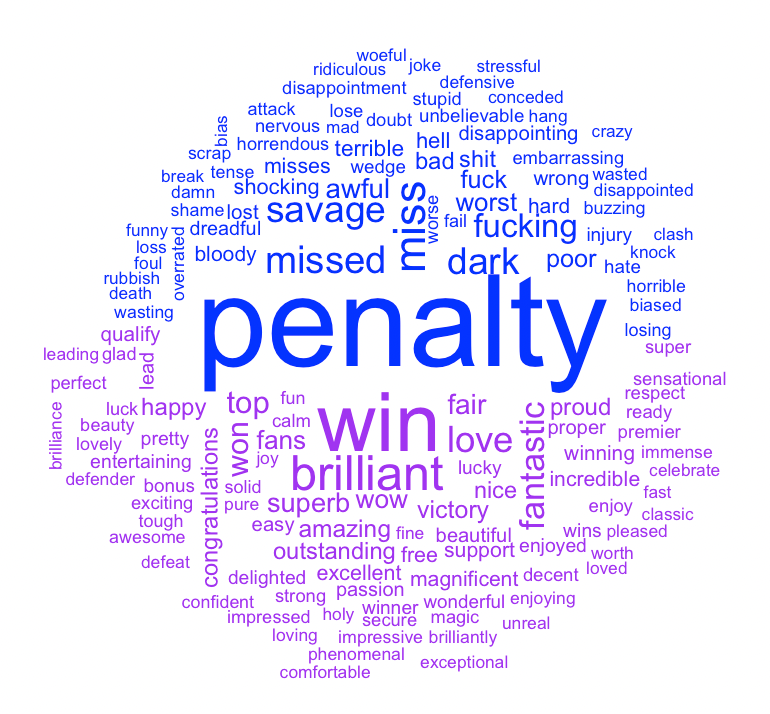

This figure's R source:
library(tidyverse)
library(rtweet)
library(tidytext)
library(wordcloud)
library(reshape2)
theme_set(theme_light())

euro_tweets <- search_tweets(
  q = "#euro2020",
  n = 10000,
  lang = "en",
  include_rts = FALSE
)

eu_words <- euro_tweets %>%
  select(text) %>%
  unnest_tokens(word, text) %>%
  anti_join(stop_words) %>% 
  filter(!(word %in% c("https", "t.co", "euro2020")))

eu_words %>% 
  count(word, sort = TRUE) %>%
  top_n(20) %>%
  mutate(word = reorder(word, n)) %>%
  ggplot(aes(x = word, y = n)) +
  geom_col() +
  xlab(NULL) +
  coord_flip() +
  labs(x = "Count",
       y = "Unique words",
       subtitle = "Unique words found in 10000 #euro2020 tweets during Wales vs Turkey")

eu_words %>%
  inner_join(get_sentiments("bing")) %>%
  count(word, sentiment,sort = TRUE) %>%
  acast(word ~ sentiment, value.var = "n", fill = 0) %>%
  comparison.cloud(colors = c("blue","purple"),
                   max.words = 150)
